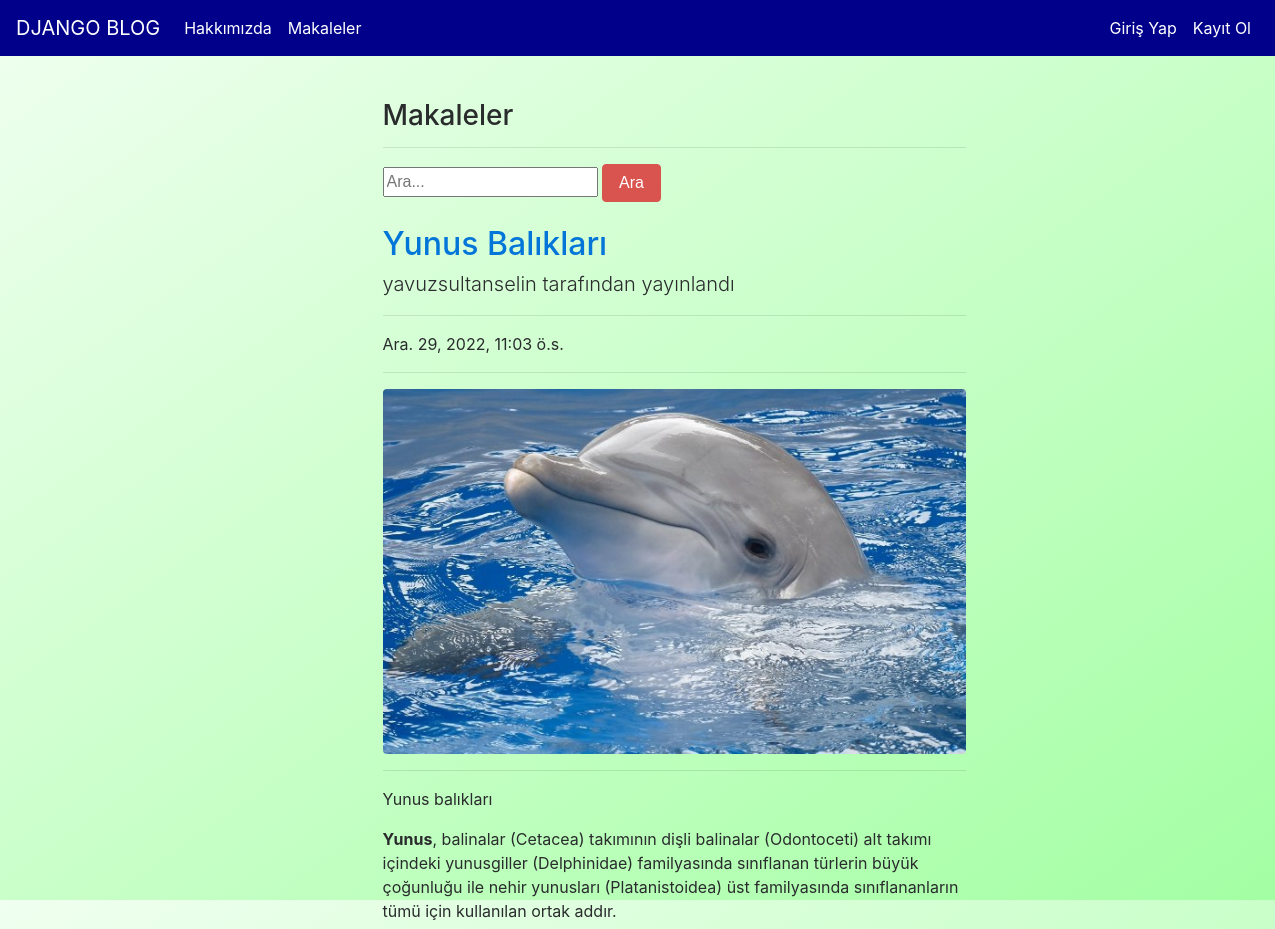
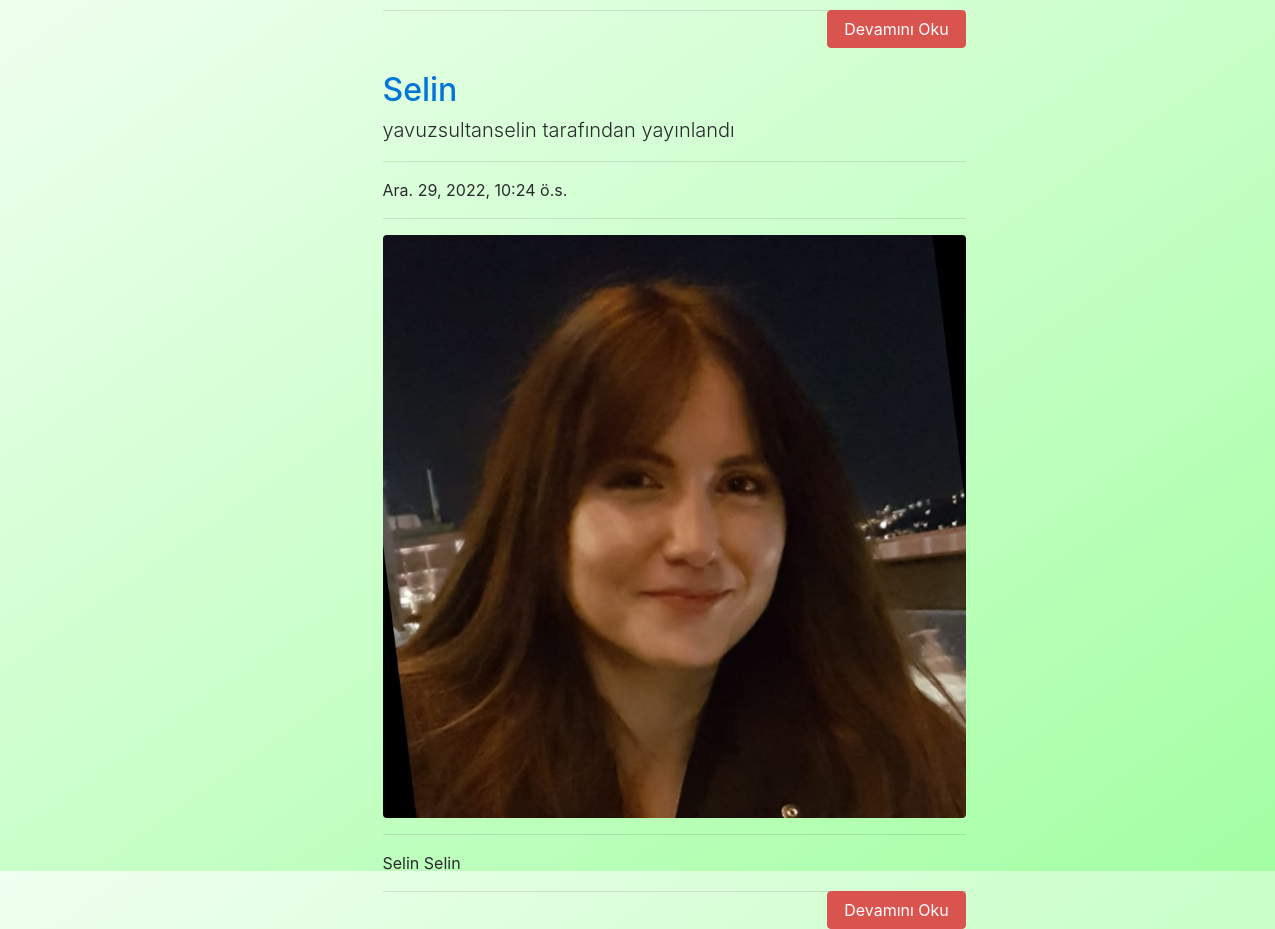
The app's page /articles/ with its own data (2 pictures, top to bottom).
### article/models.py (models this page shows, shortened)
class Article(models.Model):
    author = models.ForeignKey("auth.User",on_delete = models.CASCADE,verbose_name = "Yazar ")
    title = models.CharField(max_length = 50,verbose_name = "Başlık")
    content = RichTextField()
    created_date = models.DateTimeField(auto_now_add=True,verbose_name="Oluşturulma Tarihi")
    article_image = models.FileField(blank = True,null = True,verbose_name="Makaleye Fotoğraf Ekleyin")
    class Meta:
        ordering = ['-created_date']

### article/views.py (the view)
# urls.py: path('',views.articles,name = "articles"),
def articles(request):
    keyword = request.GET.get("keyword")
    if keyword:
        articles = Article.objects.filter(title__contains = keyword)
        return render(request,"articles.html",{"articles":articles})
    articles = Article.objects.all()
    return render(request,"articles.html",{"articles":articles})

### templates/articles.html (shortened to what this page needs)
{% extends "layout.html" %}
{% block body %}
<div class ="row">
        <div class="col-md-10 offset-md-3">
            <div class="col-lg-8">
                <h3>Makaleler</h3>
                <hr>
                </div>
        </div>
</div>
<div class ="row">
    <div class="col-md-10 offset-md-3">
        <div class="col-lg-8">
            <form>
                <input type="text" name = "keyword" class="input-sm" maxlength="64" placeholder="Ara...">
              <button type="submit" class="btn btn-danger">Ara</button>
            </form>
      </div>
    </div>
</div>
{% if articles %}
{% for article in articles %}
<div class="row">
    <div class="col-md-10 offset-md-3">
    <div class="col-lg-8">
      <a href="{% url 'article:detail' article.id %}"><h2 class="mt-4">{{article.title}}</h2></a>
      <p class="lead">
        {{article.author.username}} tarafından yayınlandı
      </p>
      <hr>
      <p>{{article.created_date}}</p>
      <hr>
      {% if article.article_image %}
      <a href="{% url 'article:detail' article.id %}"><img class="img-fluid rounded" src="{{article.article_image.url}}" alt=""></a>
      {% endif %}
      <hr>
      <p class="lead">
          {{article.content|safe|truncatewords:50}}
      </p>
      <a style ="float : right;" href="{% url 'article:detail' article.id %}" class ="btn btn-danger">Devamını Oku</a>
      <hr>
        </div>
      </div>
      </div>
{% endfor %}
{% endif %}
{% endblock body %}

### templates/layout.html (style rules this page uses)
body { margin: 0; }
#header { position: relative; background-image: linear-gradient( to bottom right, rgba(230, 255, 230, 0.6), rgba(102, 255, 102, 0.6)); height: 100vh; background-size: cover; }

### records on screen
Article: title "Yunus Balıkları", author.username "yavuzsultanselin", created_date "Ara. 29, 2022, 11:03 ö.s.", article_image (picture), content "Yunus balıkları Yunus , balinalar (Cetacea) takımının dişli balinalar (Odontoceti) alt takımı içindeki yunusgiller (Delphinidae) familyasında sınıflanan türlerin büyük çoğunluğu ile nehir yunusları (Platanistoidea) üst familyasında sınıflananların tümü için kullanılan ortak addır."
Article: title "Selin", author.username "yavuzsultanselin", created_date "Ara. 29, 2022, 10:24 ö.s.", article_image (picture), content "Selin Selin"
